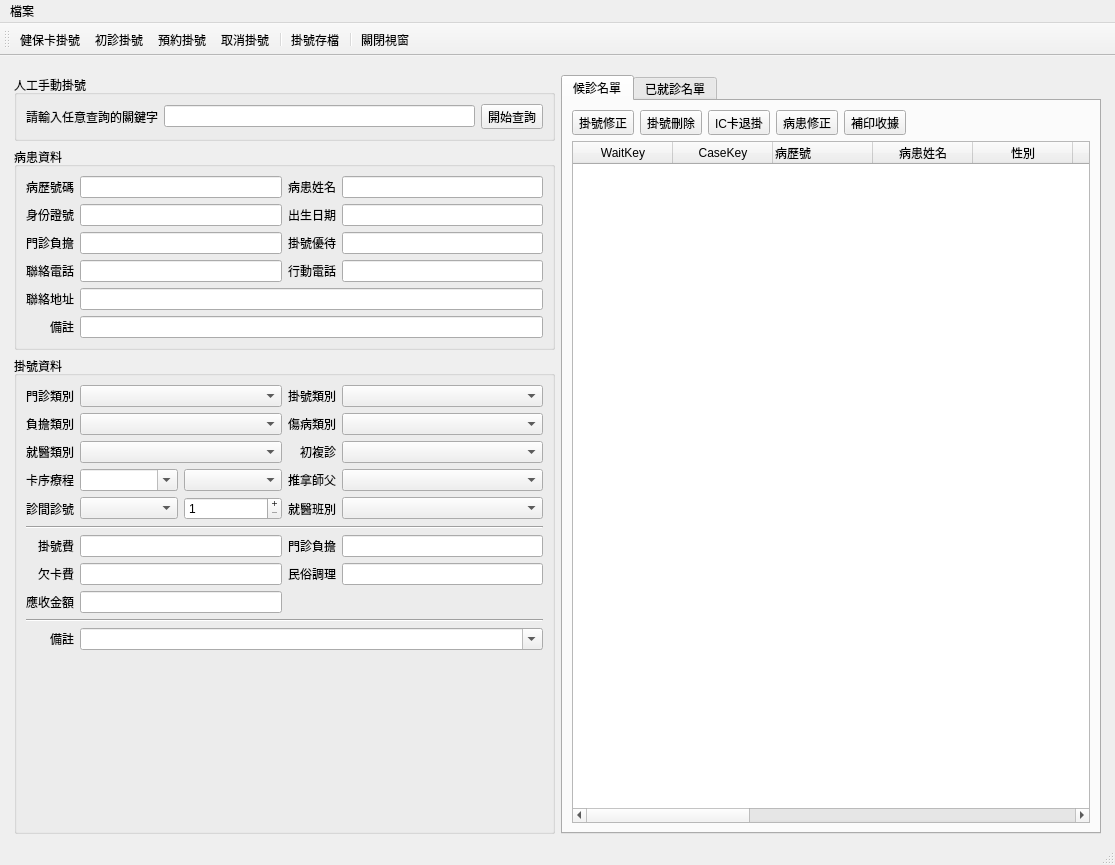
<?xml version="1.0" encoding="UTF-8"?>
<ui version="4.0">
 <class>RegistrationWindow</class>
 <widget class="QMainWindow" name="RegistrationWindow">
  <property name="geometry">
   <rect>
    <x>0</x>
    <y>0</y>
    <width>1115</width>
    <height>865</height>
   </rect>
  </property>
  <property name="windowTitle">
   <string>門診掛號</string>
  </property>
  <widget class="QWidget" name="centralwidget">
   <layout class="QHBoxLayout" name="horizontalLayout">
    <item>
     <layout class="QGridLayout" name="gridLayout">
      <property name="leftMargin">
       <number>5</number>
      </property>
      <property name="topMargin">
       <number>10</number>
      </property>
      <property name="rightMargin">
       <number>5</number>
      </property>
      <item row="2" column="0">
       <widget class="QGroupBox" name="groupBox_registration">
        <property name="title">
         <string>掛號資料</string>
        </property>
        <property name="flat">
         <bool>false</bool>
        </property>
        <layout class="QVBoxLayout" name="verticalLayout_2">
         <item>
          <layout class="QGridLayout" name="gridLayout_5">
           <item row="2" column="3">
            <widget class="QLabel" name="label_14">
             <property name="text">
              <string>初複診</string>
             </property>
             <property name="alignment">
              <set>Qt::AlignRight|Qt::AlignTrailing|Qt::AlignVCenter</set>
             </property>
            </widget>
           </item>
           <item row="4" column="2">
            <widget class="QSpinBox" name="spinBox_reg_no">
             <property name="alignment">
              <set>Qt::AlignLeading|Qt::AlignLeft|Qt::AlignVCenter</set>
             </property>
             <property name="readOnly">
              <bool>false</bool>
             </property>
             <property name="buttonSymbols">
              <enum>QAbstractSpinBox::PlusMinus</enum>
             </property>
             <property name="minimum">
              <number>1</number>
             </property>
             <property name="maximum">
              <number>999</number>
             </property>
            </widget>
           </item>
           <item row="1" column="1" colspan="2">
            <widget class="QComboBox" name="comboBox_share_type"/>
           </item>
           <item row="2" column="4" colspan="2">
            <widget class="QComboBox" name="comboBox_visit"/>
           </item>
           <item row="0" column="4" colspan="2">
            <widget class="QComboBox" name="comboBox_reg_type"/>
           </item>
           <item row="9" column="4" colspan="2">
            <widget class="QLineEdit" name="lineEdit_massage_fee">
             <property name="alignment">
              <set>Qt::AlignRight|Qt::AlignTrailing|Qt::AlignVCenter</set>
             </property>
            </widget>
           </item>
           <item row="9" column="3">
            <widget class="QLabel" name="label_23">
             <property name="text">
              <string>民俗調理</string>
             </property>
             <property name="alignment">
              <set>Qt::AlignRight|Qt::AlignTrailing|Qt::AlignVCenter</set>
             </property>
            </widget>
           </item>
           <item row="8" column="0">
            <widget class="QLabel" name="label_19">
             <property name="text">
              <string>掛號費</string>
             </property>
             <property name="alignment">
              <set>Qt::AlignRight|Qt::AlignTrailing|Qt::AlignVCenter</set>
             </property>
            </widget>
           </item>
           <item row="9" column="1" colspan="2">
            <widget class="QLineEdit" name="lineEdit_deposit_fee">
             <property name="alignment">
              <set>Qt::AlignRight|Qt::AlignTrailing|Qt::AlignVCenter</set>
             </property>
            </widget>
           </item>
           <item row="3" column="0">
            <widget class="QLabel" name="label_29">
             <property name="text">
              <string>卡序療程</string>
             </property>
             <property name="alignment">
              <set>Qt::AlignRight|Qt::AlignTrailing|Qt::AlignVCenter</set>
             </property>
            </widget>
           </item>
           <item row="8" column="4" colspan="2">
            <widget class="QLineEdit" name="lineEdit_reg_share_fee">
             <property name="alignment">
              <set>Qt::AlignRight|Qt::AlignTrailing|Qt::AlignVCenter</set>
             </property>
            </widget>
           </item>
           <item row="4" column="0">
            <widget class="QLabel" name="label">
             <property name="text">
              <string>診間診號</string>
             </property>
             <property name="alignment">
              <set>Qt::AlignRight|Qt::AlignTrailing|Qt::AlignVCenter</set>
             </property>
            </widget>
           </item>
           <item row="8" column="1" colspan="2">
            <widget class="QLineEdit" name="lineEdit_regist_fee">
             <property name="alignment">
              <set>Qt::AlignRight|Qt::AlignTrailing|Qt::AlignVCenter</set>
             </property>
            </widget>
           </item>
           <item row="12" column="1" colspan="5">
            <widget class="QComboBox" name="comboBox_remark">
             <property name="editable">
              <bool>true</bool>
             </property>
            </widget>
           </item>
           <item row="9" column="0">
            <widget class="QLabel" name="label_22">
             <property name="text">
              <string>欠卡費</string>
             </property>
             <property name="alignment">
              <set>Qt::AlignRight|Qt::AlignTrailing|Qt::AlignVCenter</set>
             </property>
            </widget>
           </item>
           <item row="3" column="2">
            <widget class="QComboBox" name="comboBox_course"/>
           </item>
           <item row="3" column="1">
            <widget class="QComboBox" name="comboBox_card">
             <property name="editable">
              <bool>true</bool>
             </property>
            </widget>
           </item>
           <item row="0" column="1" colspan="2">
            <widget class="QComboBox" name="comboBox_ins_type"/>
           </item>
           <item row="1" column="0">
            <widget class="QLabel" name="label_11">
             <property name="sizePolicy">
              <sizepolicy hsizetype="Fixed" vsizetype="Preferred">
               <horstretch>0</horstretch>
               <verstretch>0</verstretch>
              </sizepolicy>
             </property>
             <property name="text">
              <string>負擔類別</string>
             </property>
             <property name="alignment">
              <set>Qt::AlignRight|Qt::AlignTrailing|Qt::AlignVCenter</set>
             </property>
            </widget>
           </item>
           <item row="0" column="0">
            <widget class="QLabel" name="label_16">
             <property name="text">
              <string>門診類別</string>
             </property>
             <property name="alignment">
              <set>Qt::AlignRight|Qt::AlignTrailing|Qt::AlignVCenter</set>
             </property>
            </widget>
           </item>
           <item row="12" column="0">
            <widget class="QLabel" name="label_28">
             <property name="text">
              <string>備註</string>
             </property>
             <property name="alignment">
              <set>Qt::AlignRight|Qt::AlignTrailing|Qt::AlignVCenter</set>
             </property>
            </widget>
           </item>
           <item row="4" column="1">
            <widget class="QComboBox" name="comboBox_room"/>
           </item>
           <item row="13" column="1">
            <spacer name="verticalSpacer">
             <property name="orientation">
              <enum>Qt::Vertical</enum>
             </property>
             <property name="sizeHint" stdset="0">
              <size>
               <width>20</width>
               <height>40</height>
              </size>
             </property>
            </spacer>
           </item>
           <item row="8" column="3">
            <widget class="QLabel" name="label_21">
             <property name="text">
              <string>門診負擔</string>
             </property>
             <property name="alignment">
              <set>Qt::AlignRight|Qt::AlignTrailing|Qt::AlignVCenter</set>
             </property>
            </widget>
           </item>
           <item row="2" column="1" colspan="2">
            <widget class="QComboBox" name="comboBox_treat_type"/>
           </item>
           <item row="10" column="0">
            <widget class="QLabel" name="label_24">
             <property name="text">
              <string>應收金額</string>
             </property>
             <property name="alignment">
              <set>Qt::AlignRight|Qt::AlignTrailing|Qt::AlignVCenter</set>
             </property>
            </widget>
           </item>
           <item row="1" column="3">
            <widget class="QLabel" name="label_13">
             <property name="sizePolicy">
              <sizepolicy hsizetype="Fixed" vsizetype="Preferred">
               <horstretch>0</horstretch>
               <verstretch>0</verstretch>
              </sizepolicy>
             </property>
             <property name="text">
              <string>傷病類別</string>
             </property>
             <property name="alignment">
              <set>Qt::AlignRight|Qt::AlignTrailing|Qt::AlignVCenter</set>
             </property>
            </widget>
           </item>
           <item row="0" column="3">
            <widget class="QLabel" name="label_17">
             <property name="text">
              <string>掛號類別</string>
             </property>
             <property name="alignment">
              <set>Qt::AlignRight|Qt::AlignTrailing|Qt::AlignVCenter</set>
             </property>
            </widget>
           </item>
           <item row="2" column="0">
            <widget class="QLabel" name="label_12">
             <property name="text">
              <string>就醫類別</string>
             </property>
             <property name="alignment">
              <set>Qt::AlignRight|Qt::AlignTrailing|Qt::AlignVCenter</set>
             </property>
            </widget>
           </item>
           <item row="1" column="4" colspan="2">
            <widget class="QComboBox" name="comboBox_injury_type"/>
           </item>
           <item row="10" column="1" colspan="2">
            <widget class="QLineEdit" name="lineEdit_total_fee">
             <property name="alignment">
              <set>Qt::AlignRight|Qt::AlignTrailing|Qt::AlignVCenter</set>
             </property>
            </widget>
           </item>
           <item row="3" column="3">
            <widget class="QLabel" name="label_15">
             <property name="text">
              <string>推拿師父</string>
             </property>
             <property name="alignment">
              <set>Qt::AlignRight|Qt::AlignTrailing|Qt::AlignVCenter</set>
             </property>
            </widget>
           </item>
           <item row="3" column="4" colspan="2">
            <widget class="QComboBox" name="comboBox_massager"/>
           </item>
           <item row="4" column="3">
            <widget class="QLabel" name="label_20">
             <property name="text">
              <string>就醫班別</string>
             </property>
             <property name="alignment">
              <set>Qt::AlignRight|Qt::AlignTrailing|Qt::AlignVCenter</set>
             </property>
            </widget>
           </item>
           <item row="4" column="4" colspan="2">
            <widget class="QComboBox" name="comboBox_period"/>
           </item>
           <item row="11" column="0" colspan="6">
            <widget class="Line" name="line_2">
             <property name="orientation">
              <enum>Qt::Horizontal</enum>
             </property>
            </widget>
           </item>
           <item row="7" column="0" colspan="6">
            <widget class="Line" name="line">
             <property name="orientation">
              <enum>Qt::Horizontal</enum>
             </property>
            </widget>
           </item>
          </layout>
         </item>
        </layout>
       </widget>
      </item>
      <item row="1" column="0">
       <widget class="QGroupBox" name="groupBox_patient">
        <property name="enabled">
         <bool>true</bool>
        </property>
        <property name="font">
         <font>
          <weight>50</weight>
          <bold>false</bold>
         </font>
        </property>
        <property name="title">
         <string>病患資料</string>
        </property>
        <property name="flat">
         <bool>false</bool>
        </property>
        <layout class="QGridLayout" name="gridLayout_3">
         <item row="0" column="0">
          <layout class="QGridLayout" name="gridLayout_2">
           <item row="2" column="3">
            <widget class="QLineEdit" name="lineEdit_discount_type"/>
           </item>
           <item row="3" column="1">
            <widget class="QLineEdit" name="lineEdit_telephone"/>
           </item>
           <item row="2" column="1">
            <widget class="QLineEdit" name="lineEdit_share_type"/>
           </item>
           <item row="1" column="2">
            <widget class="QLabel" name="label_5">
             <property name="sizePolicy">
              <sizepolicy hsizetype="Fixed" vsizetype="Preferred">
               <horstretch>0</horstretch>
               <verstretch>0</verstretch>
              </sizepolicy>
             </property>
             <property name="text">
              <string>出生日期</string>
             </property>
             <property name="alignment">
              <set>Qt::AlignRight|Qt::AlignTrailing|Qt::AlignVCenter</set>
             </property>
            </widget>
           </item>
           <item row="4" column="0">
            <widget class="QLabel" name="label_10">
             <property name="sizePolicy">
              <sizepolicy hsizetype="Fixed" vsizetype="Preferred">
               <horstretch>0</horstretch>
               <verstretch>0</verstretch>
              </sizepolicy>
             </property>
             <property name="text">
              <string>聯絡地址</string>
             </property>
             <property name="alignment">
              <set>Qt::AlignRight|Qt::AlignTrailing|Qt::AlignVCenter</set>
             </property>
            </widget>
           </item>
           <item row="2" column="0">
            <widget class="QLabel" name="label_6">
             <property name="sizePolicy">
              <sizepolicy hsizetype="Fixed" vsizetype="Preferred">
               <horstretch>0</horstretch>
               <verstretch>0</verstretch>
              </sizepolicy>
             </property>
             <property name="text">
              <string>門診負擔</string>
             </property>
             <property name="alignment">
              <set>Qt::AlignRight|Qt::AlignTrailing|Qt::AlignVCenter</set>
             </property>
            </widget>
           </item>
           <item row="1" column="0">
            <widget class="QLabel" name="label_4">
             <property name="sizePolicy">
              <sizepolicy hsizetype="Fixed" vsizetype="Preferred">
               <horstretch>0</horstretch>
               <verstretch>0</verstretch>
              </sizepolicy>
             </property>
             <property name="text">
              <string>身份證號</string>
             </property>
             <property name="alignment">
              <set>Qt::AlignRight|Qt::AlignTrailing|Qt::AlignVCenter</set>
             </property>
            </widget>
           </item>
           <item row="1" column="1">
            <widget class="QLineEdit" name="lineEdit_id"/>
           </item>
           <item row="0" column="3">
            <widget class="QLineEdit" name="lineEdit_name"/>
           </item>
           <item row="0" column="1">
            <widget class="QLineEdit" name="lineEdit_patient_key"/>
           </item>
           <item row="0" column="2">
            <widget class="QLabel" name="label_3">
             <property name="sizePolicy">
              <sizepolicy hsizetype="Fixed" vsizetype="Preferred">
               <horstretch>0</horstretch>
               <verstretch>0</verstretch>
              </sizepolicy>
             </property>
             <property name="text">
              <string>病患姓名</string>
             </property>
             <property name="alignment">
              <set>Qt::AlignRight|Qt::AlignTrailing|Qt::AlignVCenter</set>
             </property>
            </widget>
           </item>
           <item row="3" column="3">
            <widget class="QLineEdit" name="lineEdit_cellphone"/>
           </item>
           <item row="0" column="0">
            <widget class="QLabel" name="label_2">
             <property name="sizePolicy">
              <sizepolicy hsizetype="Fixed" vsizetype="Preferred">
               <horstretch>0</horstretch>
               <verstretch>0</verstretch>
              </sizepolicy>
             </property>
             <property name="text">
              <string>病歷號碼</string>
             </property>
             <property name="alignment">
              <set>Qt::AlignRight|Qt::AlignTrailing|Qt::AlignVCenter</set>
             </property>
            </widget>
           </item>
           <item row="3" column="0">
            <widget class="QLabel" name="label_8">
             <property name="sizePolicy">
              <sizepolicy hsizetype="Fixed" vsizetype="Preferred">
               <horstretch>0</horstretch>
               <verstretch>0</verstretch>
              </sizepolicy>
             </property>
             <property name="text">
              <string>聯絡電話</string>
             </property>
             <property name="alignment">
              <set>Qt::AlignRight|Qt::AlignTrailing|Qt::AlignVCenter</set>
             </property>
            </widget>
           </item>
           <item row="1" column="3">
            <widget class="QLineEdit" name="lineEdit_birthday"/>
           </item>
           <item row="4" column="1" colspan="3">
            <widget class="QLineEdit" name="lineEdit_address"/>
           </item>
           <item row="5" column="1" colspan="3">
            <widget class="QLineEdit" name="lineEdit_patient_remark"/>
           </item>
           <item row="2" column="2">
            <widget class="QLabel" name="label_7">
             <property name="sizePolicy">
              <sizepolicy hsizetype="Fixed" vsizetype="Preferred">
               <horstretch>0</horstretch>
               <verstretch>0</verstretch>
              </sizepolicy>
             </property>
             <property name="text">
              <string>掛號優待</string>
             </property>
             <property name="alignment">
              <set>Qt::AlignRight|Qt::AlignTrailing|Qt::AlignVCenter</set>
             </property>
            </widget>
           </item>
           <item row="3" column="2">
            <widget class="QLabel" name="label_9">
             <property name="sizePolicy">
              <sizepolicy hsizetype="Fixed" vsizetype="Preferred">
               <horstretch>0</horstretch>
               <verstretch>0</verstretch>
              </sizepolicy>
             </property>
             <property name="text">
              <string>行動電話</string>
             </property>
             <property name="alignment">
              <set>Qt::AlignRight|Qt::AlignTrailing|Qt::AlignVCenter</set>
             </property>
            </widget>
           </item>
           <item row="5" column="0">
            <widget class="QLabel" name="label_27">
             <property name="text">
              <string>備註</string>
             </property>
             <property name="alignment">
              <set>Qt::AlignRight|Qt::AlignTrailing|Qt::AlignVCenter</set>
             </property>
            </widget>
           </item>
          </layout>
         </item>
        </layout>
       </widget>
      </item>
      <item row="0" column="0">
       <widget class="QGroupBox" name="groupBox_search_patient">
        <property name="title">
         <string>人工手動掛號</string>
        </property>
        <property name="flat">
         <bool>false</bool>
        </property>
        <layout class="QVBoxLayout" name="verticalLayout_3">
         <item>
          <layout class="QGridLayout" name="gridLayout_6">
           <item row="0" column="2">
            <widget class="QToolButton" name="toolButton_query">
             <property name="text">
              <string>開始查詢</string>
             </property>
             <property name="icon">
              <iconset>
               <normaloff>../icons/dialog-ok.svg</normaloff>../icons/dialog-ok.svg</iconset>
             </property>
             <property name="toolButtonStyle">
              <enum>Qt::ToolButtonTextBesideIcon</enum>
             </property>
            </widget>
           </item>
           <item row="0" column="1">
            <widget class="QLineEdit" name="lineEdit_query"/>
           </item>
           <item row="0" column="0">
            <widget class="QLabel" name="label_25">
             <property name="text">
              <string>請輸入任意查詢的關鍵字</string>
             </property>
            </widget>
           </item>
          </layout>
         </item>
        </layout>
       </widget>
      </item>
      <item row="0" column="1" rowspan="3">
       <widget class="QTabWidget" name="tabWidget_list">
        <property name="tabShape">
         <enum>QTabWidget::Rounded</enum>
        </property>
        <property name="currentIndex">
         <number>0</number>
        </property>
        <widget class="QWidget" name="tabWidget_reg_data">
         <attribute name="title">
          <string>候診名單</string>
         </attribute>
         <layout class="QVBoxLayout" name="verticalLayout">
          <item>
           <layout class="QGridLayout" name="gridLayout_4">
            <item row="0" column="3">
             <widget class="QToolButton" name="toolButton_modify_patient">
              <property name="text">
               <string>病患修正</string>
              </property>
              <property name="icon">
               <iconset>
                <normaloff>../icons/folder-move.svg</normaloff>../icons/folder-move.svg</iconset>
              </property>
              <property name="toolButtonStyle">
               <enum>Qt::ToolButtonTextBesideIcon</enum>
              </property>
             </widget>
            </item>
            <item row="0" column="1">
             <widget class="QToolButton" name="toolButton_delete_wait">
              <property name="text">
               <string>掛號刪除</string>
              </property>
              <property name="icon">
               <iconset>
                <normaloff>../icons/edit-delete.svg</normaloff>../icons/edit-delete.svg</iconset>
              </property>
              <property name="toolButtonStyle">
               <enum>Qt::ToolButtonTextBesideIcon</enum>
              </property>
             </widget>
            </item>
            <item row="0" column="0">
             <widget class="QToolButton" name="toolButton_modify_wait">
              <property name="text">
               <string>掛號修正</string>
              </property>
              <property name="icon">
               <iconset>
                <normaloff>../icons/document-import.svg</normaloff>../icons/document-import.svg</iconset>
              </property>
              <property name="toolButtonStyle">
               <enum>Qt::ToolButtonTextBesideIcon</enum>
              </property>
             </widget>
            </item>
            <item row="0" column="5">
             <spacer name="horizontalSpacer">
              <property name="orientation">
               <enum>Qt::Horizontal</enum>
              </property>
              <property name="sizeHint" stdset="0">
               <size>
                <width>40</width>
                <height>20</height>
               </size>
              </property>
             </spacer>
            </item>
            <item row="0" column="2">
             <widget class="QToolButton" name="toolButton_ic_cancel">
              <property name="text">
               <string>IC卡退掛</string>
              </property>
              <property name="icon">
               <iconset>
                <normaloff>../icons/document-export.svg</normaloff>../icons/document-export.svg</iconset>
              </property>
              <property name="toolButtonStyle">
               <enum>Qt::ToolButtonTextBesideIcon</enum>
              </property>
             </widget>
            </item>
            <item row="0" column="4">
             <widget class="QToolButton" name="toolButton_print_wait">
              <property name="text">
               <string>補印收據</string>
              </property>
              <property name="icon">
               <iconset>
                <normaloff>../icons/document-print.svg</normaloff>../icons/document-print.svg</iconset>
              </property>
              <property name="toolButtonStyle">
               <enum>Qt::ToolButtonTextBesideIcon</enum>
              </property>
             </widget>
            </item>
           </layout>
          </item>
          <item>
           <widget class="QTableWidget" name="tableWidget_wait">
            <property name="editTriggers">
             <set>QAbstractItemView::NoEditTriggers</set>
            </property>
            <property name="selectionMode">
             <enum>QAbstractItemView::SingleSelection</enum>
            </property>
            <property name="selectionBehavior">
             <enum>QAbstractItemView::SelectRows</enum>
            </property>
            <column>
             <property name="text">
              <string>WaitKey</string>
             </property>
            </column>
            <column>
             <property name="text">
              <string>CaseKey</string>
             </property>
            </column>
            <column>
             <property name="text">
              <string>病歷號</string>
             </property>
             <property name="textAlignment">
              <set>AlignLeading|AlignVCenter</set>
             </property>
            </column>
            <column>
             <property name="text">
              <string>病患姓名</string>
             </property>
            </column>
            <column>
             <property name="text">
              <string>性別</string>
             </property>
            </column>
            <column>
             <property name="text">
              <string>門診</string>
             </property>
            </column>
            <column>
             <property name="text">
              <string>掛號類別</string>
             </property>
            </column>
            <column>
             <property name="text">
              <string>負擔類別</string>
             </property>
            </column>
            <column>
             <property name="text">
              <string>就醫類別</string>
             </property>
            </column>
            <column>
             <property name="text">
              <string>初複診</string>
             </property>
            </column>
            <column>
             <property name="text">
              <string>健保卡序</string>
             </property>
            </column>
            <column>
             <property name="text">
              <string>療程</string>
             </property>
            </column>
            <column>
             <property name="text">
              <string>診</string>
             </property>
            </column>
            <column>
             <property name="text">
              <string>診號</string>
             </property>
            </column>
            <column>
             <property name="text">
              <string>推拿師父</string>
             </property>
            </column>
           </widget>
          </item>
         </layout>
        </widget>
        <widget class="QWidget" name="tab">
         <attribute name="title">
          <string>已就診名單</string>
         </attribute>
        </widget>
       </widget>
      </item>
     </layout>
    </item>
   </layout>
  </widget>
  <widget class="QStatusBar" name="statusbar"/>
  <widget class="QToolBar" name="toolBar">
   <property name="windowTitle">
    <string>toolBar</string>
   </property>
   <property name="toolButtonStyle">
    <enum>Qt::ToolButtonTextUnderIcon</enum>
   </property>
   <attribute name="toolBarArea">
    <enum>TopToolBarArea</enum>
   </attribute>
   <attribute name="toolBarBreak">
    <bool>false</bool>
   </attribute>
   <addaction name="action_ic_card"/>
   <addaction name="action_new_patient"/>
   <addaction name="action_reg_reserve"/>
   <addaction name="action_cancel"/>
   <addaction name="separator"/>
   <addaction name="action_save"/>
   <addaction name="separator"/>
   <addaction name="action_close"/>
  </widget>
  <widget class="QMenuBar" name="menubar">
   <property name="geometry">
    <rect>
     <x>0</x>
     <y>0</y>
     <width>1115</width>
     <height>26</height>
    </rect>
   </property>
   <widget class="QMenu" name="menu">
    <property name="title">
     <string>檔案</string>
    </property>
   </widget>
   <addaction name="menu"/>
  </widget>
  <action name="action_ic_card">
   <property name="icon">
    <iconset>
     <normaloff>../icons/document-new.svg</normaloff>../icons/document-new.svg</iconset>
   </property>
   <property name="text">
    <string>健保卡掛號</string>
   </property>
  </action>
  <action name="action_new_patient">
   <property name="icon">
    <iconset>
     <normaloff>../icons/add-files-to-archive.svg</normaloff>../icons/add-files-to-archive.svg</iconset>
   </property>
   <property name="text">
    <string>初診掛號</string>
   </property>
  </action>
  <action name="action_cancel">
   <property name="icon">
    <iconset>
     <normaloff>../icons/cancel.svg</normaloff>../icons/cancel.svg</iconset>
   </property>
   <property name="text">
    <string>取消掛號</string>
   </property>
  </action>
  <action name="action_save">
   <property name="icon">
    <iconset>
     <normaloff>../icons/filesave.svg</normaloff>../icons/filesave.svg</iconset>
   </property>
   <property name="text">
    <string>掛號存檔</string>
   </property>
  </action>
  <action name="action_reg_reserve">
   <property name="icon">
    <iconset>
     <normaloff>../icons/document-revert.svg</normaloff>../icons/document-revert.svg</iconset>
   </property>
   <property name="text">
    <string>預約掛號</string>
   </property>
  </action>
  <action name="action_close">
   <property name="icon">
    <iconset>
     <normaloff>../icons/application-exit.svg</normaloff>../icons/application-exit.svg</iconset>
   </property>
   <property name="text">
    <string>關閉視窗</string>
   </property>
  </action>
 </widget>
 <resources/>
 <connections/>
</ui>
